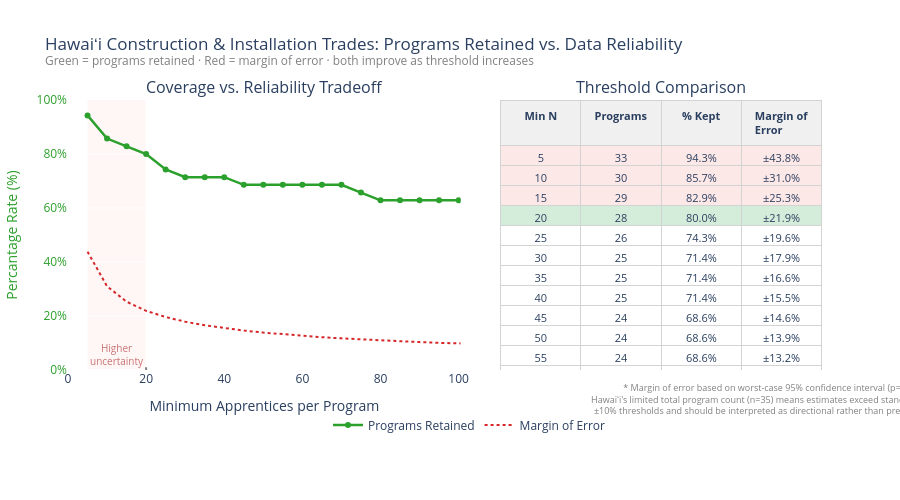

The notebook cell saved with this chart:
### Code cell
fig = make_subplots(
    rows=1, cols=2,
    column_widths=[0.55, 0.45],
    horizontal_spacing=0.05,
    specs=[[{"type": "xy", "secondary_y": True}, {"type": "table"}]],
    subplot_titles=["Coverage vs. Reliability Tradeoff", "Threshold Comparison"]
)

# --- Programs retained line (left y-axis) ---
fig.add_trace(go.Scatter(
    x=df_thresholds['MIN_N'],
    y=df_thresholds['pct_hawaii'],
    mode='lines+markers',
    name="Programs Retained",
    line=dict(color='#2ca02c', width=2.5),
    hovertemplate=(
        "<b>Minimum Apprentices: %{x}</b><br>"
        "Programs Retained: %{y:.1f}%<extra></extra>"
    ),
), row=1, col=1, secondary_y=False)

# --- Margin of error line (right y-axis) ---
fig.add_trace(go.Scatter(
    x=df_thresholds['MIN_N'],
    y=df_thresholds['margin_of_error_pct'],
    mode='lines',
    name="Margin of Error",
    line=dict(color='#d62728', width=2, dash='dot'),
    hovertemplate=(
        "<b>Minimum Apprentices: %{x}</b><br>"
        "Margin of Error: ±%{y:.1f}%<extra></extra>"
    ),
), row=1, col=1, secondary_y=True)

# --- Higher uncertainty zone ---
fig.add_vrect(
    x0=5, x1=MIN_N, row=1, col=1,
    fillcolor="rgba(255,100,100,0.06)", layer="below", line_width=0,
    annotation_text="Higher<br>uncertainty", annotation_position="bottom",
    annotation_font=dict(size=10, color="rgba(180,60,60,0.7)"),
)

# --- Cutoff line ---
fig.add_shape(
    type='line', x0=MIN_N, x1=MIN_N, y0=0, y1=1,
    xref='x', yref='paper',
    line=dict(color='grey', width=2, dash='dash'),
    row=1, col=1,
)

# --- Table ---
subset = df_thresholds.query('MIN_N <= 100').copy()
row_colors = [
    '#d4edda' if n == MIN_N else '#fde8e8' if n < MIN_N else 'white'
    for n in subset['MIN_N']
]

fig.add_trace(go.Table(
    header=dict(
        values=['<b>Min N</b>', '<b>Programs</b>', '<b>% Kept</b>', '<b>Margin of Error</b>'],
        fill_color='#f0f0f0', font=dict(size=11),
        align='center', line_color='lightgrey',
    ),
    cells=dict(
        values=[
            subset['MIN_N'], subset['Programs_kept_hawaii'],
            subset['pct_hawaii'].map('{:.1f}%'.format),
            subset['margin_of_error_pct'].map('±{:.1f}%'.format),
        ],
        fill_color=[row_colors] * 4,
        font=dict(size=11), align='center', line_color='lightgrey',
    )
), row=1, col=2)

# --- Axes ---
fig.update_xaxes(title='Minimum Apprentices per Program', range=[0, 100.5], row=1, col=1)
fig.update_yaxes(
    title='Programs Retained (%)', ticksuffix='%',
    color='#2ca02c', row=1, col=1, secondary_y=False
)
fig.update_yaxes(
    title='Margin of Error (%)', ticksuffix='%',
    color='#d62728', row=1, col=1, secondary_y=True
)

fig.update_layout(
    title=dict(text=(
        f"{scope_label}: Programs Retained vs. Data Reliability<br>"
        "<sup style='color:grey'>Green = programs retained · "
        "Red = margin of error · both improve as threshold increases</sup>"
    )),
    paper_bgcolor='white', plot_bgcolor='white',
    legend=dict(x=0.02, y=0.15, bgcolor='rgba(255,255,255,0.8)'),
    height=500,
    margin=dict(t=100, b=100, l=60, r=60),
)
fig.add_annotation(
    x=0.65, y=-0.18, xref='paper', yref='paper',
    text=(
        "* Margin of error based on worst-case 95% confidence interval (p=0.5).<br>"
        f"Hawaiʻi's limited total program count (n={hi_total}) means estimates exceed standard<br>"
        "±10% thresholds and should be interpreted as directional rather than precise."
    ),
    showarrow=False, font=dict(size=9, color='grey'),
    xanchor='left', align='right',
)

fig.update_yaxes(
    title='Percantage Rate (%)', ticksuffix='%',
    range=[0, 100],
    color='#2ca02c', row=1, col=1, secondary_y=False
)
fig.update_yaxes(
    range=[0, 100],
    showticklabels=False,   # hide redundant right axis labels
    showgrid=False,
    title='',
    row=1, col=1, secondary_y=True
)

fig.update_layout(
    legend=dict(
        orientation='h',      # horizontal
        x=0.5, xanchor='center',
        y=-0.15, yanchor='top',   # below x-axis
    ),
    margin=dict(t=100, b=130, l=60, r=30),  # extra bottom margin for legend
)
fig.show()

### Figure 1 — Plotly figure (JSON) as saved in the notebook; plotly's stock layout.template omitted (floating-point values rounded to 4 significant figures)
{"data": [{"hovertemplate": "<b>Minimum Apprentices: %{x}</b><br>Programs Retained: %{y:.1f}%<extra></extra>", "line": {"color": "#2ca02c", "width": 2.5}, "mode": "lines+markers", "name": "Programs Retained", "type": "scatter", "x": [5, 10, 15, 20, 25, 30, 35, 40, 45, 50, 55, 60, 65, 70, 75, 80, 85, 90, 95, 100, 105, 110, 115, 120, 125, 130, 135, 140, 145, 150], "xaxis": "x", "y": [94.29, 85.71, 82.86, 80.0, 74.29, 71.43, 71.43, 71.43, 68.57, 68.57, 68.57, 68.57, 68.57, 68.57, 65.71, 62.86, 62.86, 62.86, 62.86, 62.86, 62.86, 62.86, 62.86, 62.86, 62.86, 60.0, 60.0, 57.14, 57.14, 54.29], "yaxis": "y"}, {"hovertemplate": "<b>Minimum Apprentices: %{x}</b><br>Margin of Error: ±%{y:.1f}%<extra></extra>", "line": {"color": "#d62728", "dash": "dot", "width": 2}, "mode": "lines", "name": "Margin of Error", "type": "scatter", "x": [5, 10, 15, 20, 25, 30, 35, 40, 45, 50, 55, 60, 65, 70, 75, 80, 85, 90, 95, 100, 105, 110, 115, 120, 125, 130, 135, 140, 145, 150], "xaxis": "x", "y": [43.83, 30.99, 25.3, 21.91, 19.6, 17.89, 16.57, 15.5, 14.61, 13.86, 13.21, 12.65, 12.16, 11.71, 11.32, 10.96, 10.63, 10.33, 10.05, 9.8, 9.564, 9.344, 9.139, 8.946, 8.765, 8.595, 8.434, 8.283, 8.138, 8.002], "yaxis": "y2"}, {"cells": {"align": "center", "fill": {"color": [["#fde8e8", "#fde8e8", "#fde8e8", "#d4edda", "white", "white", "white", "white", "white", "white", "white", "white", "white", "white", "white", "white", "white", "white", "white", "white"], ["#fde8e8", "#fde8e8", "#fde8e8", "#d4edda", "white", "white", "white", "white", "white", "white", "white", "white", "white", "white", "white", "white", "white", "white", "white", "white"], ["#fde8e8", "#fde8e8", "#fde8e8", "#d4edda", "white", "white", "white", "white", "white", "white", "white", "white", "white", "white", "white", "white", "white", "white", "white", "white"], ["#fde8e8", "#fde8e8", "#fde8e8", "#d4edda", "white", "white", "white", "white", "white", "white", "white", "white", "white", "white", "white", "white", "white", "white", "white", "white"]]}, "font": {"size": 11}, "line": {"color": "lightgrey"}, "values": [[5, 10, 15, 20, 25, 30, 35, 40, 45, 50, 55, 60, 65, 70, 75, 80, 85, 90, 95, 100], [33, 30, 29, 28, 26, 25, 25, 25, 24, 24, 24, 24, 24, 24, 23, 22, 22, 22, 22, 22], ["94.3%", "85.7%", "82.9%", "80.0%", "74.3%", "71.4%", "71.4%", "71.4%", "68.6%", "68.6%", "68.6%", "68.6%", "68.6%", "68.6%", "65.7%", "62.9%", "62.9%", "62.9%", "62.9%", "62.9%"], ["±43.8%", "±31.0%", "±25.3%", "±21.9%", "±19.6%", "±17.9%", "±16.6%", "±15.5%", "±14.6%", "±13.9%", "±13.2%", "±12.7%", "±12.2%", "±11.7%", "±11.3%", "±11.0%", "±10.6%", "±10.3%", "±10.1%", "±9.8%"]]}, "domain": {"x": [0.5395, 0.94], "y": [0, 1]}, "header": {"align": "center", "fill": {"color": "#f0f0f0"}, "font": {"size": 11}, "line": {"color": "lightgrey"}, "values": ["<b>Min N</b>", "<b>Programs</b>", "<b>% Kept</b>", "<b>Margin of Error</b>"]}, "type": "table"}], "layout": {"annotations": [{"font": {"size": 16}, "showarrow": false, "text": "Coverage vs. Reliability Tradeoff", "x": 0.2447, "xanchor": "center", "xref": "paper", "y": 1, "yanchor": "bottom", "yref": "paper"}, {"font": {"size": 16}, "showarrow": false, "text": "Threshold Comparison", "x": 0.7397, "xanchor": "center", "xref": "paper", "y": 1, "yanchor": "bottom", "yref": "paper"}, {"font": {"color": "rgba(180,60,60,0.7)", "size": 10}, "showarrow": false, "text": "Higher<br>uncertainty", "x": 12.5, "xanchor": "center", "xref": "x", "y": 0, "yanchor": "bottom", "yref": "y domain"}, {"align": "right", "font": {"color": "grey", "size": 9}, "showarrow": false, "text": "* Margin of error based on worst-case 95% confidence interval (p=0.5).<br>Hawaiʻi's limited total program count (n=35) means estimates exceed standard<br>±10% thresholds and should be interpreted as directional rather than precise.", "x": 0.65, "xanchor": "left", "xref": "paper", "y": -0.18, "yref": "paper"}], "height": 500, "legend": {"bgcolor": "rgba(255,255,255,0.8)", "orientation": "h", "x": 0.5, "xanchor": "center", "y": -0.15, "yanchor": "top"}, "margin": {"b": 130, "l": 60, "r": 30, "t": 100}, "paper_bgcolor": "white", "plot_bgcolor": "white", "shapes": [{"fillcolor": "rgba(255,100,100,0.06)", "layer": "below", "line": {"width": 0}, "type": "rect", "x0": 5, "x1": 20, "xref": "x", "y0": 0, "y1": 1, "yref": "y domain"}, {"line": {"color": "grey", "dash": "dash", "width": 2}, "type": "line", "x0": 20, "x1": 20, "xref": "x", "y0": 0, "y1": 1, "yref": "y"}], "title": {"text": "Hawaiʻi Construction & Installation Trades: Programs Retained vs. Data Reliability<br><sup style='color:grey'>Green = programs retained · Red = margin of error · both improve as threshold increases</sup>"}, "xaxis": {"anchor": "y", "domain": [0, 0.4895], "range": [0, 100.5], "title": {"text": "Minimum Apprentices per Program"}}, "yaxis": {"anchor": "x", "color": "#2ca02c", "domain": [0, 1], "range": [0, 100], "ticksuffix": "%", "title": {"text": "Percantage Rate (%)"}}, "yaxis2": {"anchor": "x", "color": "#d62728", "overlaying": "y", "range": [0, 100], "showgrid": false, "showticklabels": false, "side": "right", "ticksuffix": "%", "title": {"text": ""}}}}
